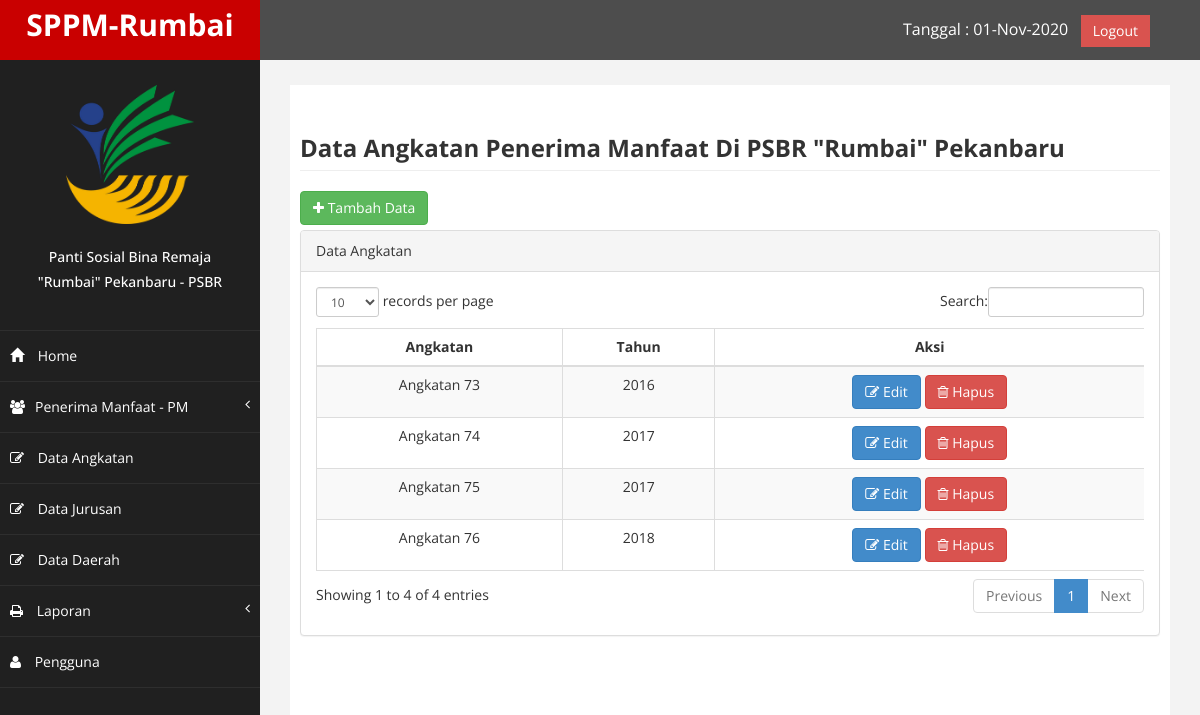
/index.php?page=angkatan (signed in), run on the app's committed database.
### tables this page shows
CREATE TABLE `tb_angkatan` (
  `idang` int(11) NOT NULL,
  `angkatan_ke` char(4) NOT NULL,
  `tahun` year(4) NOT NULL
);

### page/angkatan/angkatan.php (the view)
<div class="row">
    <div class="col-md-12">
         <h3 class="page-header"><strong>Data Angkatan Penerima Manfaat Di PSBR "Rumbai" Pekanbaru</strong></h3>
        <a href ="?page=angkatan&aksi=tambah" class = "btn btn-success" style="margin-bottom: 5px;"><i class ="fa fa-plus"></i> Tambah Data </a>
        <div class="panel panel-default">
            <div class="panel-heading"> Data Angkatan </div>
                <div class="panel-body">
                    <div class="table-responsive">
                        <table class="table table-striped table-bordered table-hover" id="dataTables-example">
                            <thead>
                                <tr>
                                <th class="text-center">Angkatan</th>
                                <th class="text-center">Tahun</th>
                                <th class="text-center">Aksi</th>
                                </tr>
                            </thead>
                            <tbody>
                            <?php
                                $sql = $koneksi -> query ("select * from tb_angkatan");
                                while ($data = $sql -> fetch_assoc()) {
                            ?>
                            <tr>
                                <td class="text-center">Angkatan <?php echo  $data ['angkatan_ke'] ?></td>
                                <td class="text-center"><?php echo $data ['tahun'] ?></td>
                                <td class="text-center">
                                    <a href="?page=angkatan&aksi=edit&idang=<?php echo $data['idang']; ?>"><button type="button" class="btn btn-primary"><i class="fa fa-edit "></i> Edit</button>
                                    <a onclick="return confirm('Anda Yakin Akan Menghapus Data Ini ?')" href="?page=angkatan&aksi=hapus&idang=<?php echo $data['idang']; ?>"><button type="button" class="btn btn-danger"><i class="fa fa-trash-o"></i> Hapus</button></a>
                                </td>
                            </tr>
                                <?php } ?>
                            </tbody>
                        </table>
                     </div>
                </div>
            </div>
        </div>
</div>

### assets/css/custom.css (style rules this page uses)
body { font-family: 'Open Sans', sans-serif; }
.text-center { text-align:center; }

### data on the page
tb_angkatan: angkatan_ke "73", tahun "2016"
tb_angkatan: angkatan_ke "74", tahun "2017"
tb_angkatan: angkatan_ke "75", tahun "2017"
tb_angkatan: angkatan_ke "76", tahun "2018"
